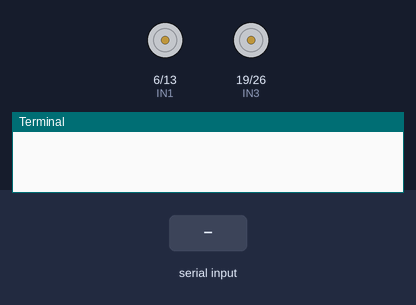
Simulated run of this program. Board: Raspberry Pi (BCM pin numbers). On the bench: motor-driver pin pairs drawn as motors (green arrow = first pin HIGH = forward, orange = second pin HIGH = backward, longer = more drive, scaled by the enable pin), the last lines printed to the terminal. The test bench sets the inputs (shaded band).

Above: at 1.2 s.
1.3 s: "r" typed at the terminal, then Enter
At 1.9 s:
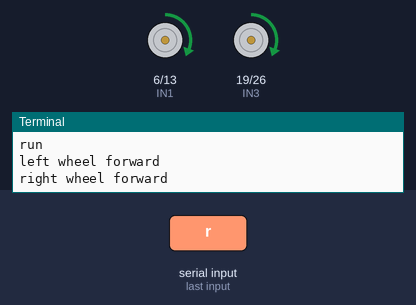
2.8 s: "b" typed at the terminal, then Enter
At 3.1 s:
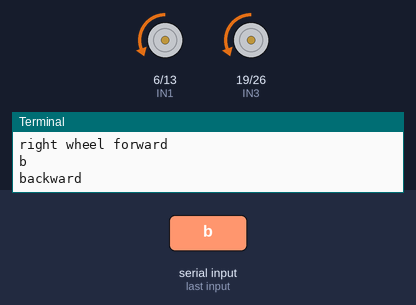
4.3 s: "m" typed at the terminal, then Enter
At 5.4 s:
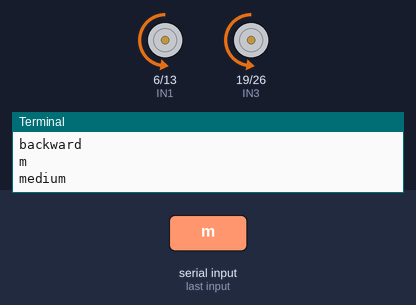
5.8 s: "s" typed at the terminal, then Enter
At 6.5 s:
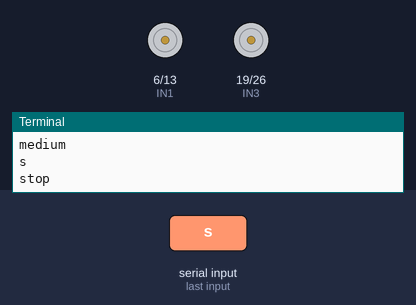
7.3 s: "f" typed at the terminal, then Enter
At 7.7 s:
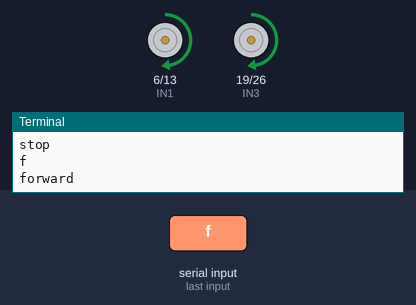
8.8 s: "h" typed at the terminal, then Enter
At 10.0 s:
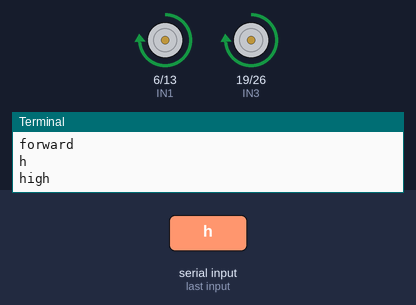
Timing chart, 0 to 11.3 s (numbered marks = the images above; inputs shaded):
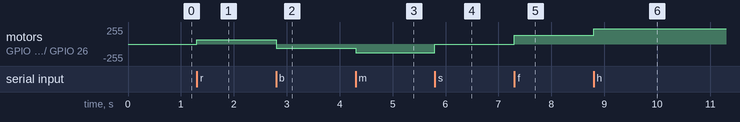

The program:

motoe-bak.py
```python
import RPi.GPIO as GPIO
from time import sleep


# 定义引脚
ENA = 5    # 控制左轮速度
IN1 = 6    # 控制左轮前进
IN2 = 13   # 控制左轮后退
ENB = 20   # 控制右轮速度
IN3 = 19   # 控制右轮前进
IN4 = 26   # 控制右轮后退

# 设置GPIO模式
GPIO.setmode(GPIO.BCM)
GPIO.setup(IN1, GPIO.OUT)
GPIO.setup(IN2, GPIO.OUT)
GPIO.setup(ENA, GPIO.OUT)
GPIO.setup(IN3, GPIO.OUT)
GPIO.setup(IN4, GPIO.OUT)
GPIO.setup(ENB, GPIO.OUT)


# 初始化PWM
p_left = GPIO.PWM(ENA, 1000)
p_right = GPIO.PWM(ENB, 1000)
p_left.start(25)
p_right.start(25)


# 初始化方向变量
temp1 = 1   # 左轮状态
temp2 = 1   # 右轮状态

print("\n")
print("The default speed & direction of motor is LOW & Forward.....")
print("r-run s-stop f-forward b-backward l-low m-medium h-high e-exit")
print("\n")

while(1):

    x = input()

    if x == 'r':
        print("run")
        if temp1 == 1:
            GPIO.output(IN1, GPIO.HIGH)
            GPIO.output(IN2, GPIO.LOW)
            print("left wheel forward")
        else:
            GPIO.output(IN1, GPIO.LOW)
            GPIO.output(IN2, GPIO.HIGH)
            print("left wheel backward")

        if temp2 == 1:
            GPIO.output(IN3, GPIO.HIGH)
            GPIO.output(IN4, GPIO.LOW)
            print("right wheel forward")
        else:
            GPIO.output(IN3, GPIO.LOW)
            GPIO.output(IN4, GPIO.HIGH)
            print("right wheel backward")

    elif x == 's':
        print("stop")
        GPIO.output(IN1, GPIO.LOW)
        GPIO.output(IN2, GPIO.LOW)
        GPIO.output(IN3, GPIO.LOW)
        GPIO.output(IN4, GPIO.LOW)

    elif x == 'f':
        print("forward")
        GPIO.output(IN1, GPIO.HIGH)
        GPIO.output(IN2, GPIO.LOW)
        GPIO.output(IN3, GPIO.HIGH)
        GPIO.output(IN4, GPIO.LOW)
        temp1 = 1
        temp2 = 1

    elif x == 'b':
        print("backward")
        GPIO.output(IN1, GPIO.LOW)
        GPIO.output(IN2, GPIO.HIGH)
        GPIO.output(IN3, GPIO.LOW)
        GPIO.output(IN4, GPIO.HIGH)
        temp1 = 0
        temp2 = 0

    elif x == 'l':
        print("low")
        p_left.ChangeDutyCycle(10)
        p_right.ChangeDutyCycle(10)

    elif x == 'm':
        print("medium")
        p_left.ChangeDutyCycle(50)
        p_right.ChangeDutyCycle(50)

    elif x == 'h':
        print("high")
        p_left.ChangeDutyCycle(90)
        p_right.ChangeDutyCycle(90)

    elif x == 'e':
        GPIO.cleanup()
        break

    else:
        print("<<<  wrong data  >>>")
        print("please enter the defined data to continue.....")
```

Measured:
- after the input at 1.3 s, motor on GPIO 6 (IN1) / GPIO 13 (IN2), motor on GPIO 19 (IN3) / GPIO 26 (IN4): stopped → forward 64/255 at once
- after the input at 2.8 s, motor on GPIO 6 (IN1) / GPIO 13 (IN2), motor on GPIO 19 (IN3) / GPIO 26 (IN4): forward 64/255 → backward 64/255 at once
- after the input at 4.3 s, motor on GPIO 6 (IN1) / GPIO 13 (IN2), motor on GPIO 19 (IN3) / GPIO 26 (IN4): backward 64/255 → backward 128/255 at once
- after the input at 5.8 s, motor on GPIO 6 (IN1) / GPIO 13 (IN2), motor on GPIO 19 (IN3) / GPIO 26 (IN4): backward 128/255 → stopped at once
- after the input at 7.3 s, motor on GPIO 6 (IN1) / GPIO 13 (IN2), motor on GPIO 19 (IN3) / GPIO 26 (IN4): stopped → forward 128/255 at once
- after the input at 8.8 s, motor on GPIO 6 (IN1) / GPIO 13 (IN2), motor on GPIO 19 (IN3) / GPIO 26 (IN4): forward 128/255 → forward 230/255 at once
